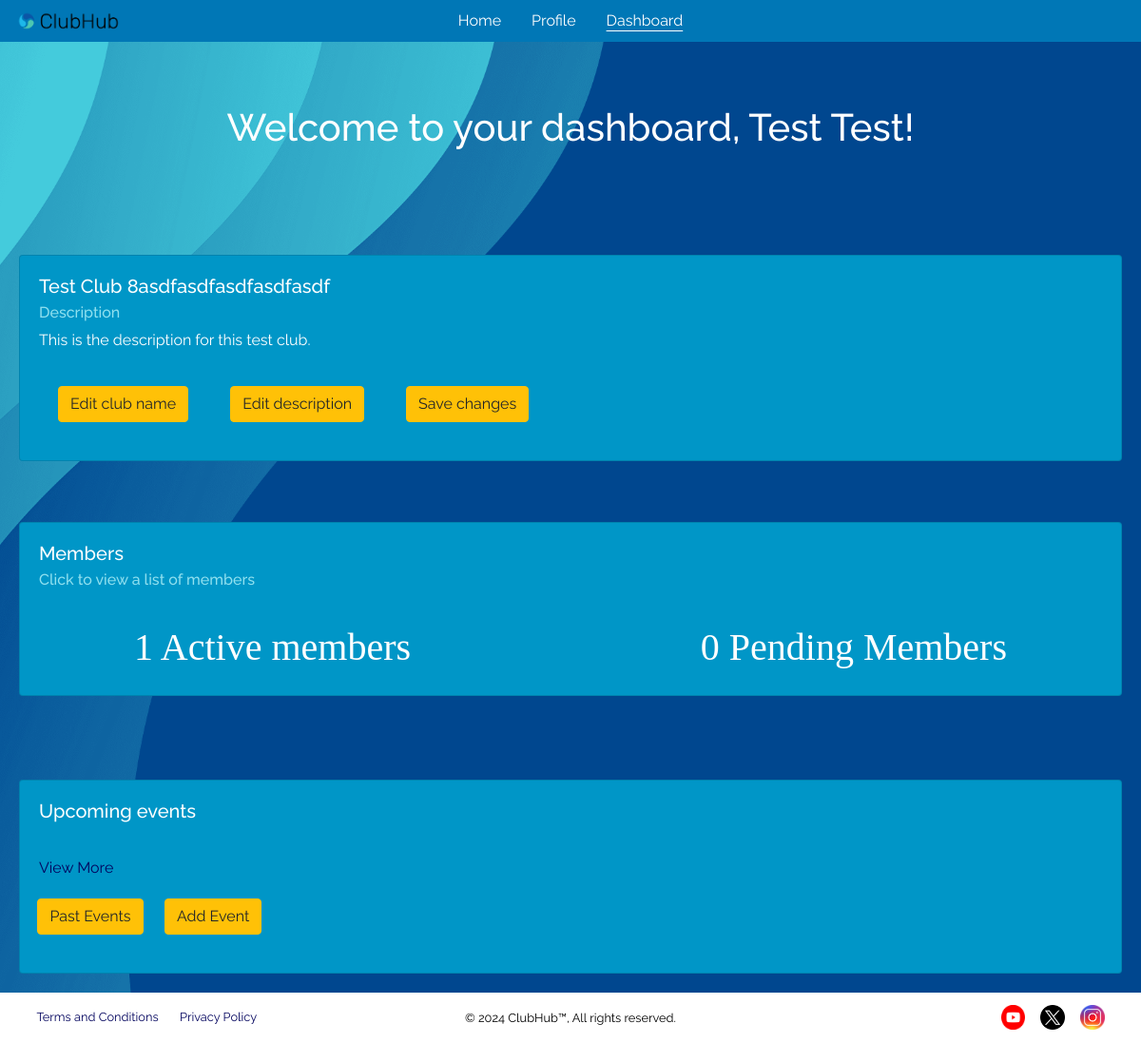
The app's page /cohome (signed in), older data.
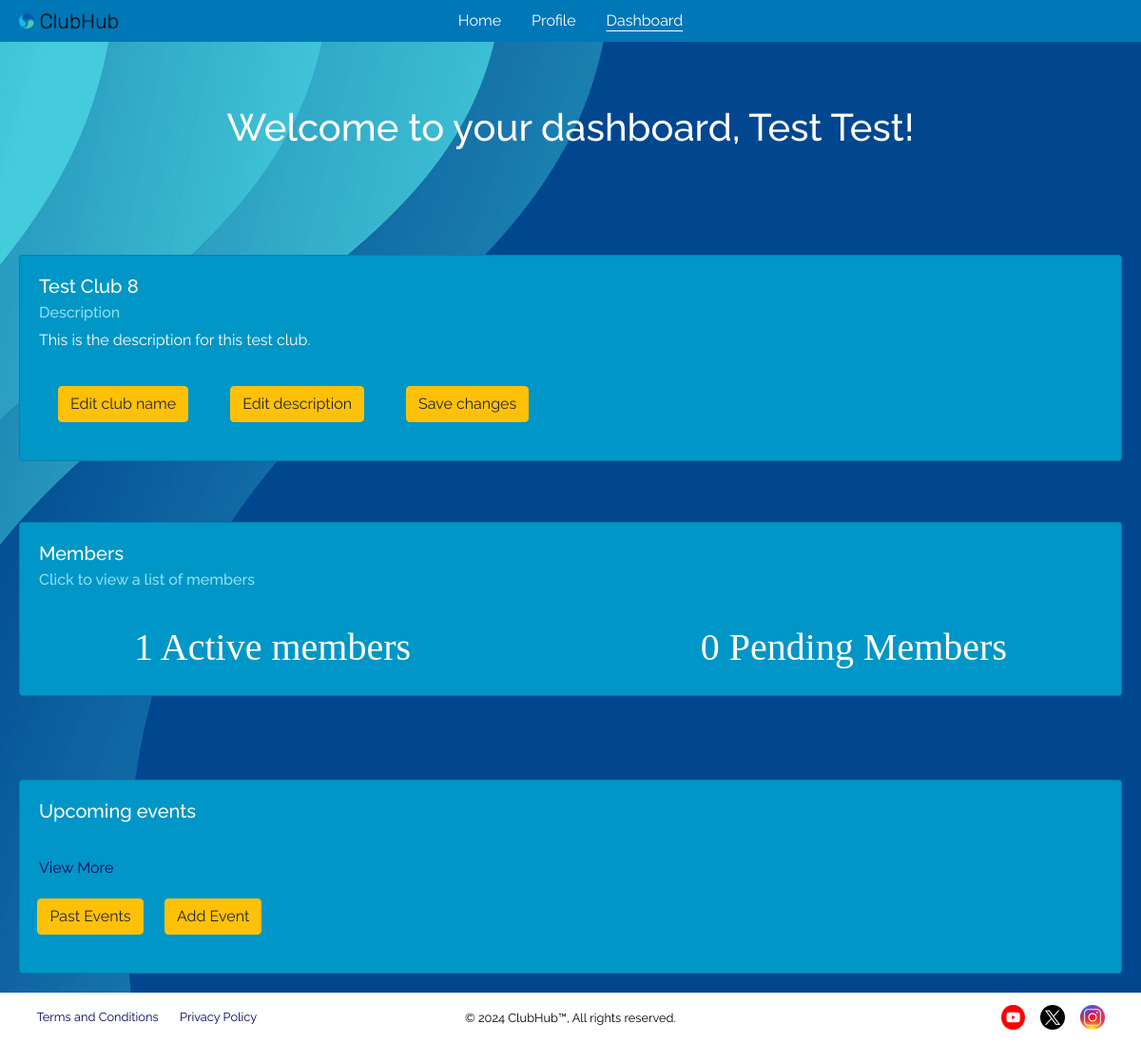
The same page, newer data.
### tables this page shows
CREATE TABLE clubs (
    club_id             INTEGER         NOT NULL,
    club_name           TEXT            NOT NULL,
    club_description    TEXT            NOT NULL,
    creator             INTEGER         NOT NULL,
    validity            TEXT            NOT NULL CHECK (validity IN ('PENDING', 'APPROVED', 'REJECTED')) DEFAULT 'PENDING',
    created             DATETIME        NOT NULL DEFAULT CURRENT_TIMESTAMP,
    updated             DATETIME        NOT NULL DEFAULT CURRENT_TIMESTAMP,
    -----------------------------------------------------------------------
    PRIMARY KEY (club_id),
    FOREIGN KEY (creator) REFERENCES users(user_id)
);

### application/blueprints/coordinator.py (the view, shortened to what this page needs)
@coordinator.route("/cohome")
def cohome():
    invalid = validate_coordinator_perms(endpoint="/cohome")
    if invalid:
        return invalid
    user_id: int = session["user-id"]
    club_id = coordinator_functions.get_club_id(user_id)
    coordinator_name = coordinator_functions.get_coordinator_name(club_id)
    club_name, club_description = coordinator_functions.get_club_details(club_id)
    number_of_active_users = coordinator_functions.count_active_users(club_id)
    number_of_pending_users = coordinator_functions.count_pending_users(club_id)
    limited_upcoming_events = coordinator_functions.limited_view_all_upcoming_events(club_id)
    event_details = []
    if limited_upcoming_events is None:
        limited_upcoming_events = []
    return render_template(
        "html/coordinator/coordinator-dashboard.html",
        coordinator_name=coordinator_name,
        club_id=club_id,
        active_users=number_of_active_users,
        pending_users=number_of_pending_users,
        club_title=club_name,
        club_description=club_description,
        limited_events=event_details
    )

### application/__init__.py (called while the page is built)
@app.teardown_appcontext
def close_connection(_exception) -> None:
    db: Connection = getattr(g, "_database", None)
    if db is not None:
        db.close()

### application/util/authentication/page_access.py (called while the page is built)
def validate_access_perms(user_type: str, endpoint: str) -> str | None:
    if "user" not in session:
        error(errtype=Error.RESTRICTED_PAGE_LOGGED_OUT, endpoint=endpoint)
        return render_template("html/misc/home.html")
    current_user_type: str = session["user-type"]
    if current_user_type != user_type:
        errtype: Error = Error[f"RESTRICTED_PAGE_{user_type}"]
        error(errtype=errtype, endpoint=endpoint, user_type=current_user_type)
        return render_template("html/misc/home.html")
    return None

### application/util/coordinator/coordinator_functions.py (called while the page is built)
def get_club_id(coordinator_id: int) -> int:
    result = query_db(
        """
            SELECT club_id FROM clubs
            WHERE creator=?;
        """,
        coordinator_id,
        single=True
    )
    return result["club_id"]

### application/util/db_functions/__init__.py (called while the page is built)
def get_db() -> Connection:
    db: Connection | None = getattr(g, "_database", None)
    if db is None:
        db: Connection = connect(DB_PATH)
        db.row_factory = Row
        g._database = db
    return db

### application/templates/html/coordinator/coordinator-dashboard.html (shortened to what this page needs)
{% extends "html/base/base.html" %}
{% block links %}
    <link rel="stylesheet" href="https://cdn.jsdelivr.net/npm/bootstrap@4.0.0/dist/css/bootstrap.min.css"
>
{% endblock %}
{% block header %}
    <header>
        <h1 style="color: white;">Welcome to your dashboard, {{ coordinator_name }}!</h1>
    </header>
    <br/>
    <form id="clubForm" action="/cohome" method="post">
        <div class="card card-custom">
            <div class="card-body">
                <h5 class="card-title white-txt" id="editable_text1"  contenteditable="false">{{ club_title }} </h5>
                <h6 class="card-subtitle mb-2 t vlight_blue_txt">Description</h6>
                <p class="card-text white-txt" id="editable_text2" contenteditable="false">{{ club_description }}</p>
                <button class="btn btn-warning custom-button"
                        type="button"
                        onclick="toggleEditMode('editable_text1', 'name', this, 'club_name_value');">
                    Edit club name
                </button>
                <button class="btn btn-warning custom-button"
                        type="button"
                        onclick="toggleEditMode('editable_text2', 'description', this, 'club_description_value');">
                    Edit description
                </button>
                <button class="btn btn-warning custom-button" onclick="submitForm()">Save changes</button>
            </div>
        </div>
    </form>
    <br />
    <div class="card card-custom">
        <div class="card-body">
            <h5 class="card-title white-txt">Members</h5>
            <h6 class="card-subtitle mb-2 vlight_blue_txt">Click to view a list of members</h6>
            <br />
            <div class="d-flex justify-content-between">
                <a href="/memview/Approved" class="card-link custom-link"
                   style="margin-left: 100px;">{{ active_users }} Active members</a>
                <a href="/memview/Pending" class="card-link custom-link"
                   style="margin-right: 100px;">{{ pending_users }} Pending Members</a>
            </div>
        </div>
    </div>
    <br><br>
    <div class="card card-custom">
        <div class="card-body">
            <h5 class="card-title white-txt">Upcoming events</h5>
            <br />
            <a href="eventview/Upcoming" class="card-link dark_link" role="button">
                View More
            </a>
            <br />
            <a style="margin-left: -0.1em;" href="eventview/Past" class="btn btn-warning custom-button" role="button">
                Past Events
            </a>
            <a style="margin-left: -0.1em;" href="/new-event" class="btn btn-warning custom-button" role="button">
                Add Event
            </a>
        </div>
    </div>
{% endblock %}

Row changes from the older to the newer data that the page shows:
changed clubs "This is the description for this test club.": club_name "Test Club 8asdfasdfasdfasdfasdf" → "Test Club 8"
